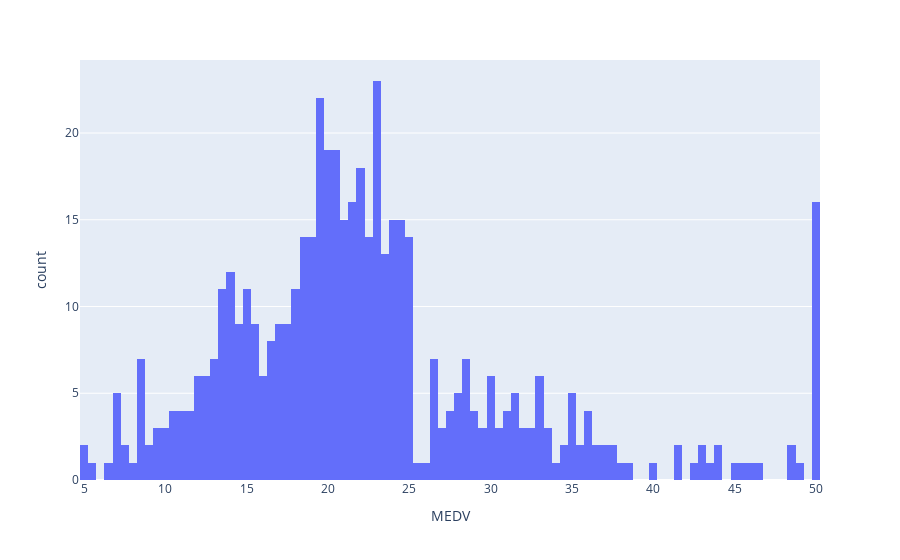

Notebook cell for this chart:
### Markdown cell above
## Distribution of Label

### Code cell
fig = px.histogram(df, x='MEDV', nbins=100)
fig.show()

### Figure 1 — Plotly figure (JSON) as saved in the notebook; plotly's stock layout.template omitted (floating-point values rounded to 4 significant figures; data arrays with more than 128 entries replaced by an {"elided": "..."} marker saying what was removed)
{"data": [{"bingroup": "x", "hovertemplate": "MEDV=%{x}<br>count=%{y}<extra></extra>", "legendgroup": "", "marker": {"color": "#636efa", "pattern": {"shape": ""}}, "name": "", "nbinsx": 100, "orientation": "v", "showlegend": false, "type": "histogram", "x": {"elided": "506 float values"}, "xaxis": "x", "yaxis": "y"}], "layout": {"barmode": "relative", "legend": {"tracegroupgap": 0}, "margin": {"t": 60}, "xaxis": {"anchor": "y", "domain": [0, 1], "title": {"text": "MEDV"}}, "yaxis": {"anchor": "x", "domain": [0, 1], "title": {"text": "count"}}}}
